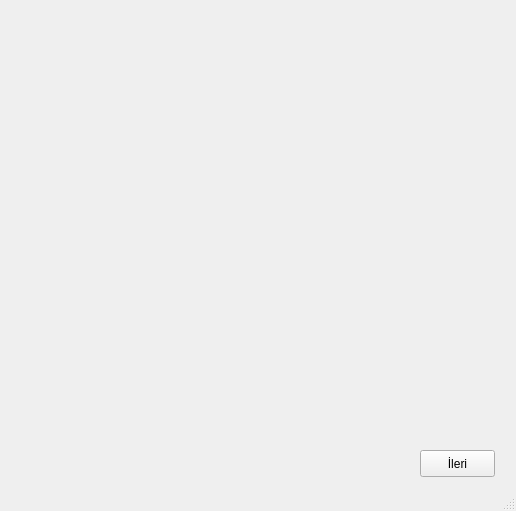
<ui version="4.0" >
 <class>grubWindow</class>
 <widget class="QMainWindow" name="grubWindow" >
  <property name="geometry" >
   <rect>
    <x>0</x>
    <y>0</y>
    <width>516</width>
    <height>511</height>
   </rect>
  </property>
  <property name="windowTitle" >
   <string>Grub Kurulumu - Anatolya Kurulum</string>
  </property>
  <widget class="QWidget" name="centralwidget" >
   <widget class="QPushButton" name="nextButton" >
    <property name="geometry" >
     <rect>
      <x>420</x>
      <y>450</y>
      <width>75</width>
      <height>27</height>
     </rect>
    </property>
    <property name="text" >
     <string>İleri</string>
    </property>
   </widget>
  </widget>
  <widget class="QStatusBar" name="statusbar" />
 </widget>
 <resources/>
 <connections/>
</ui>
